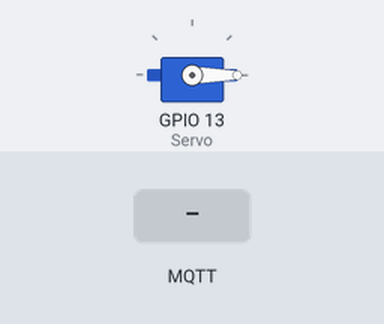
This sketch was run on a simulated ESP32. Shown: servo. Inputs (shaded band) come from the test bench. WiFi joins after 1.5 s; servers stay silent unless stated; no MQTT or app messages arrive unless stated; what the sketch prints to the serial monitor is not drawn.

Above: at 4.7 s.
4.8 s: MQTT message "5" arrives on the first subscribed topic
At 5.2 s:
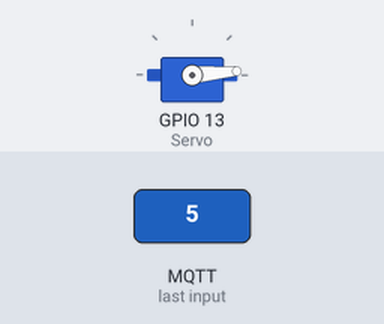
7.8 s: MQTT message "90" arrives on the first subscribed topic
At 8.7 s:
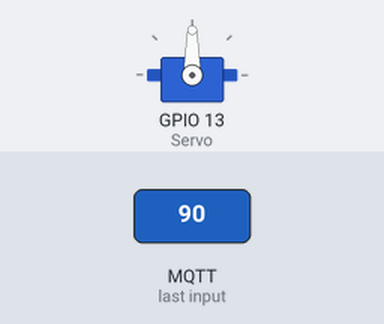
10.8 s: MQTT message "200" arrives on the first subscribed topic
At 13.7 s:
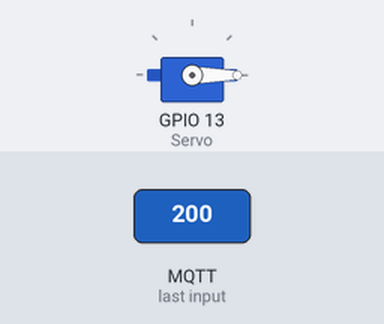
Timing chart, 0 to 15.2 s (numbered marks = the images above; inputs shaded):
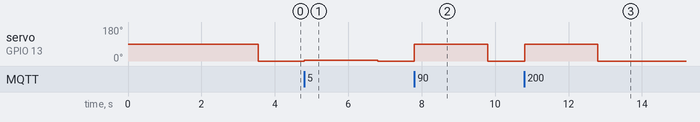

Measured:
- after the input at 4.8 s, servo on GPIO 13 (Servo): 0° → 5° at once, → 0° 2.0 s later
- after the input at 7.8 s, servo on GPIO 13 (Servo): 0° → 90° at once, → 0° 2.0 s later
- after the input at 10.8 s, servo on GPIO 13 (Servo): 0° → 90° at once, → 0° 2.0 s later

The sketch:

servo.ino
```cpp
#include <ESP32Servo.h>
#include <WiFi.h>
#include <PubSubClient.h>

Servo Servo;

const char* ssid = "";
const char* password = "";

const char* mqtt_server = "broker.hivemq.com";
const char* topic = "";
// -------

WiFiClient espClient;
PubSubClient client(espClient);

void setup() {
  Serial.begin(9600);
  Servo.attach(13);
  Serial.print("------------------------------");

  WiFi.begin(ssid, password);
  while (WiFi.status() != WL_CONNECTED) {
    delay(500);
    Serial.print(".");
  }

  Serial.println("WIFI Okay!");

  client.setServer(mqtt_server, 1883);

  Serial.println("Conectando ao MQTT Broker...");

  if (client.connect("esp32-luiz-test-5")) {
    client.subscribe(topic);
    client.setCallback(callback);
    Serial.println("Conectado! MQTT");
    initServo();
  } else {
    Serial.print("Falha na conexão, estado = ");
    Serial.println(client.state());
  }
}

void loop() {
  client.loop();
}

void callback(char* topic, byte* payload, unsigned int length) {
  String mensagem = "";
  for (int i = 0; i < length; i++) {
    mensagem += (char)payload[i];
  }
  int angle = mensagem.toInt();
  startMotor(angle);
}

void startMotor(int angle) {
  if (angle > 90) {
    angle = 90;
  }

  Servo.write(angle);
  delay(2000);
  resetServo();
}

void resetServo(){
  Servo.write(0);
}

void initServo(){
  Servo.write(90);
  delay(2000);
  resetServo();
}
```
